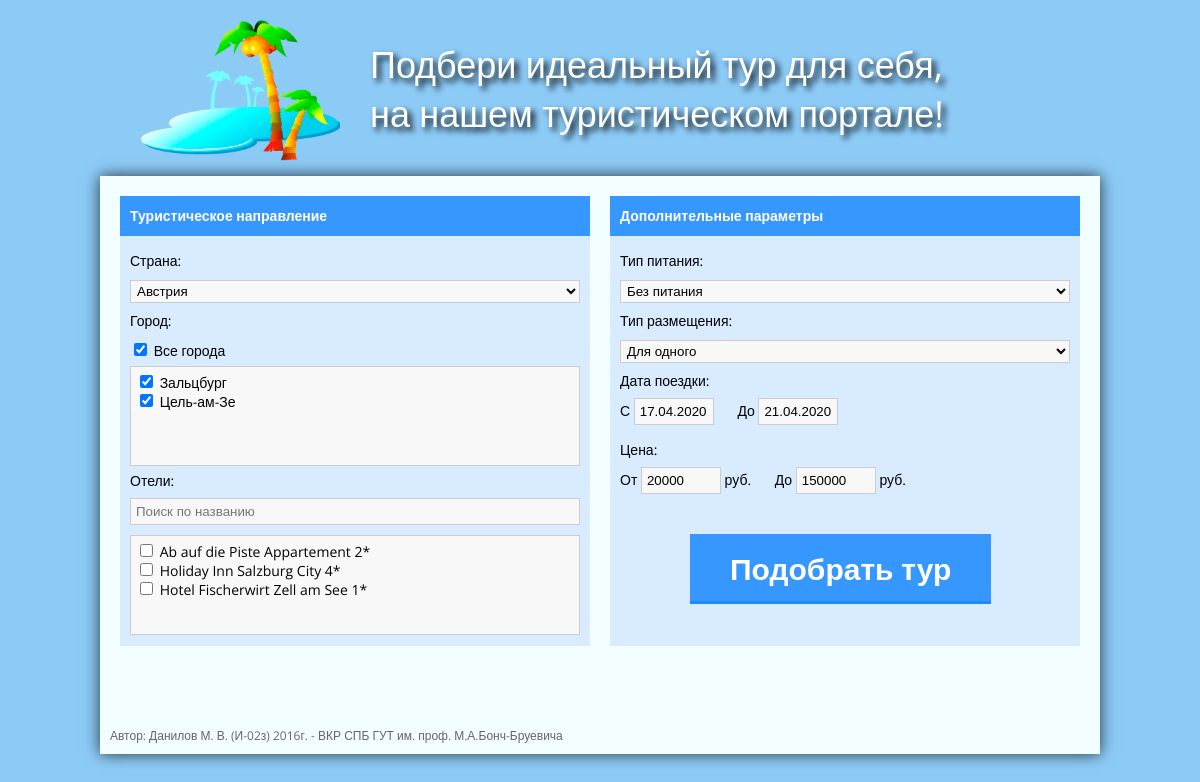
The page / on the database its author committed.
### tables this page shows
CREATE TABLE IF NOT EXISTS `directions` (
  `id` int(16) NOT NULL AUTO_INCREMENT,
  `country` varchar(255) NOT NULL,
  `city` varchar(255) NOT NULL,
  UNIQUE KEY `id` (`id`)
);

CREATE TABLE IF NOT EXISTS `hotels` (
  `id` int(16) NOT NULL AUTO_INCREMENT,
  `directions_id` int(11) NOT NULL,
  `title` varchar(255) NOT NULL,
  `stars` int(11) NOT NULL,
  `parking` int(11) DEFAULT NULL,
  `about` text,
  `outdoors` text,
  `services` text,
  `internet` text,
  `animals` text,
  `checkin` varchar(255) NOT NULL,
  `departure` varchar(255) NOT NULL,
  `address` varchar(255) NOT NULL,
  UNIQUE KEY `id` (`id`)
);

### system/functions.php (the view)
<?php
function print_hotels($cities)
	{
	echo "Отели:<br/>";
	echo "<input type='text' id='hotel_search' placeholder='Поиск по названию'/>";
	echo "<div class='change_box' id='hotels_box'>";
	$directions_id = implode(",",$cities);
	$qq = mysql_query("SELECT id,title,stars FROM hotels WHERE directions_id IN ($directions_id) ORDER BY title ASC");
	while($q = mysql_fetch_array($qq))
		{
		echo "<label><input type='checkbox' class='hotel' id='hotel_$q[id]'/> $q[title] $q[stars]*</label><br/>";
		}
	echo "</div>";
	}
function print_city($country)
	{
	echo "Город:<br/>";
	echo "<label><input type='checkbox' id='all_cities' checked/> Все города</label><br/>";
	echo "<div class='change_box' id='city_box'>";
	$qq2 = mysql_query("SELECT city,id FROM directions WHERE country='$country' GROUP BY city ORDER BY city ASC");
	$cities=Array();
	while($q2 = mysql_fetch_array($qq2))
		{
		array_push($cities,$q2["id"]);
		echo "<label><input type='checkbox' class='city' id='city_$q2[id]' checked/> $q2[city]</label><br/>";
		}
	echo "</div>";
	print_hotels($cities);
	}
function print_country_city_hotels()
	{
	echo "Страна:<br/>";
	echo "<select id='country'>";
	$qq = mysql_query("SELECT country,id FROM directions GROUP BY country ORDER BY country ASC");
	$i=0;
	while($q = mysql_fetch_array($qq))
		{
		if($i==0) $country=$q["country"];
		$i++;
		echo "<option value='$q[id]'>$q[country]</option>";
		}
	echo "</select>";
	print_city($country);
	}
function print_food_rooms()
	{
	$food = Array("Без питания","Только завтрак","Завтрак и ужин","Завтрак, обед, ужин","Все включено","Ультра все включено");
	$rooms = Array("Для одного","Для двоих","Для двоих, разные кровати","Для двоих,с детьми");
	echo "Тип питания:<br/>";
	echo "<select id='food'>";
	for($i=0;$i<count($food);$i++)
		{
		echo "<option value='".($i+1)."'>$food[$i]</option>";
		}
	echo "</select><br/>";
	echo "Тип размещения:<br/>";
	echo "<select id='rooms'>";
	for($i=0;$i<count($rooms);$i++)
		{
		echo "<option value='".($i+1)."'>$rooms[$i]</option>";
		}
	echo "</select><br/>";
	}
?>

### css/style.css (style rules this page uses)
html { margin: 0; padding: 0; height:100%; min-width:1000px; width:100%; }
body { background-color: #8DCBF7; background-image:url('../images/background3.jpg'); background-size:cover; background-repeat:no-repeat; color: #000000; font-family: 'Open Sans', sans-serif; margin: 0px; padding: 0px; height:100%; width:100%; min-width:100%; font-size:14px; }
input[type='text'], input[type='password'], textarea { background: #F8F8F8; border: 1px solid #CCCCCC; padding: 5px; margin-left: 0px; margin-right: 0px; margin-bottom:10px; box-sizing:border-box; }
select { background: #F8F8F8; border: 1px solid #CCCCCC; padding: 2px; }
label { cursor: pointer; }
input { outline:none; }
.box select { width:100%; }
.box input[type=text] { width:450px; }
.box .change_box { width:100%; height:100px; overflow-x:auto; overflow-y:scroll; padding:5px; background:#fff; box-sizing:border-box; line-height:10px; background: #F8F8F8; border: 1px solid #CCCCCC; }

### rows shown on the page
directions: city "Зальцбург"
directions: city "Цель-ам-Зе"
hotels: title "Ab auf die Piste Appartement", stars "2"
hotels: title "Holiday Inn Salzburg City", stars "4"
hotels: title "Hotel Fischerwirt Zell am See", stars "1"

### other values the page prints
form field value "Австрия"
form field value "Без питания"
form field value "Для одного"
